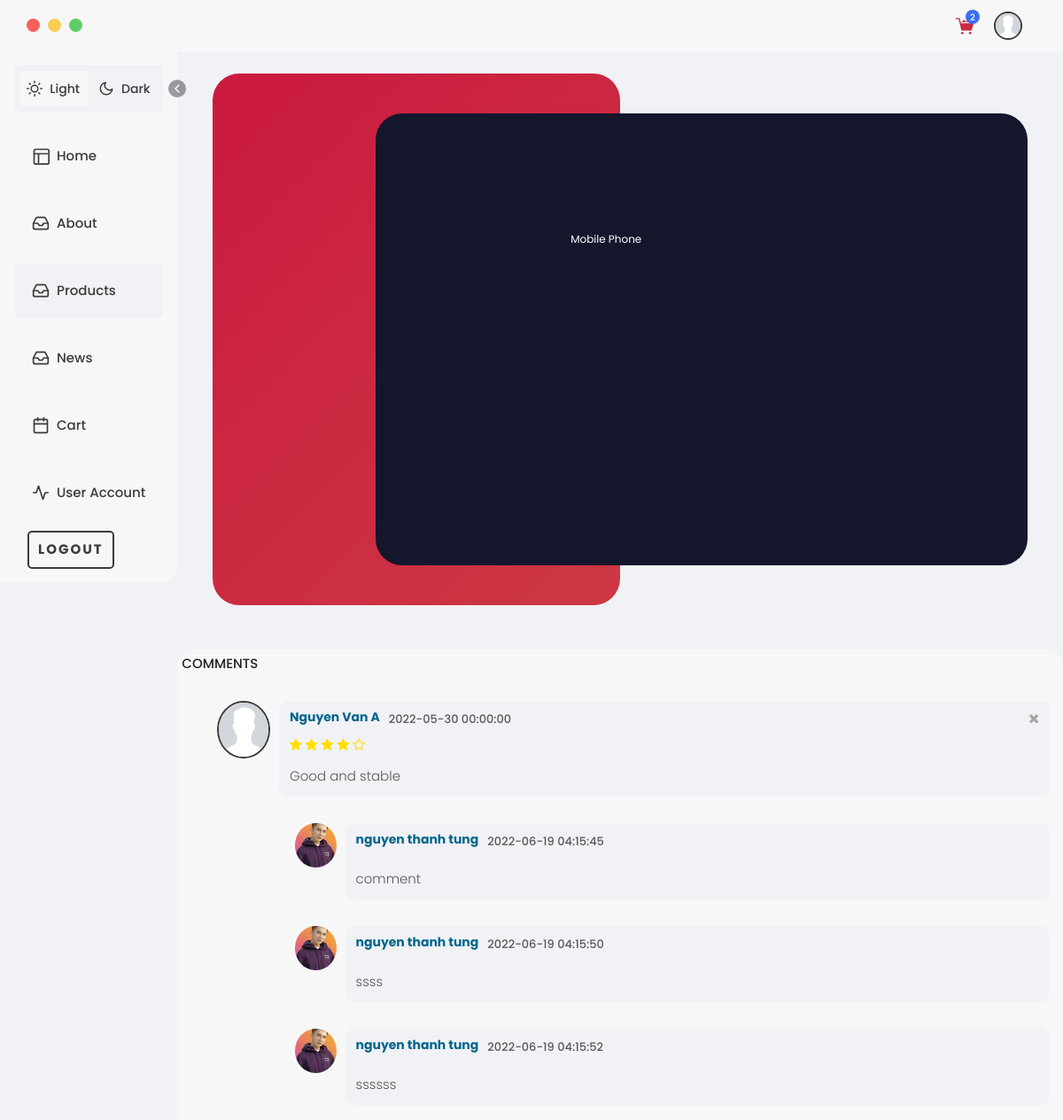
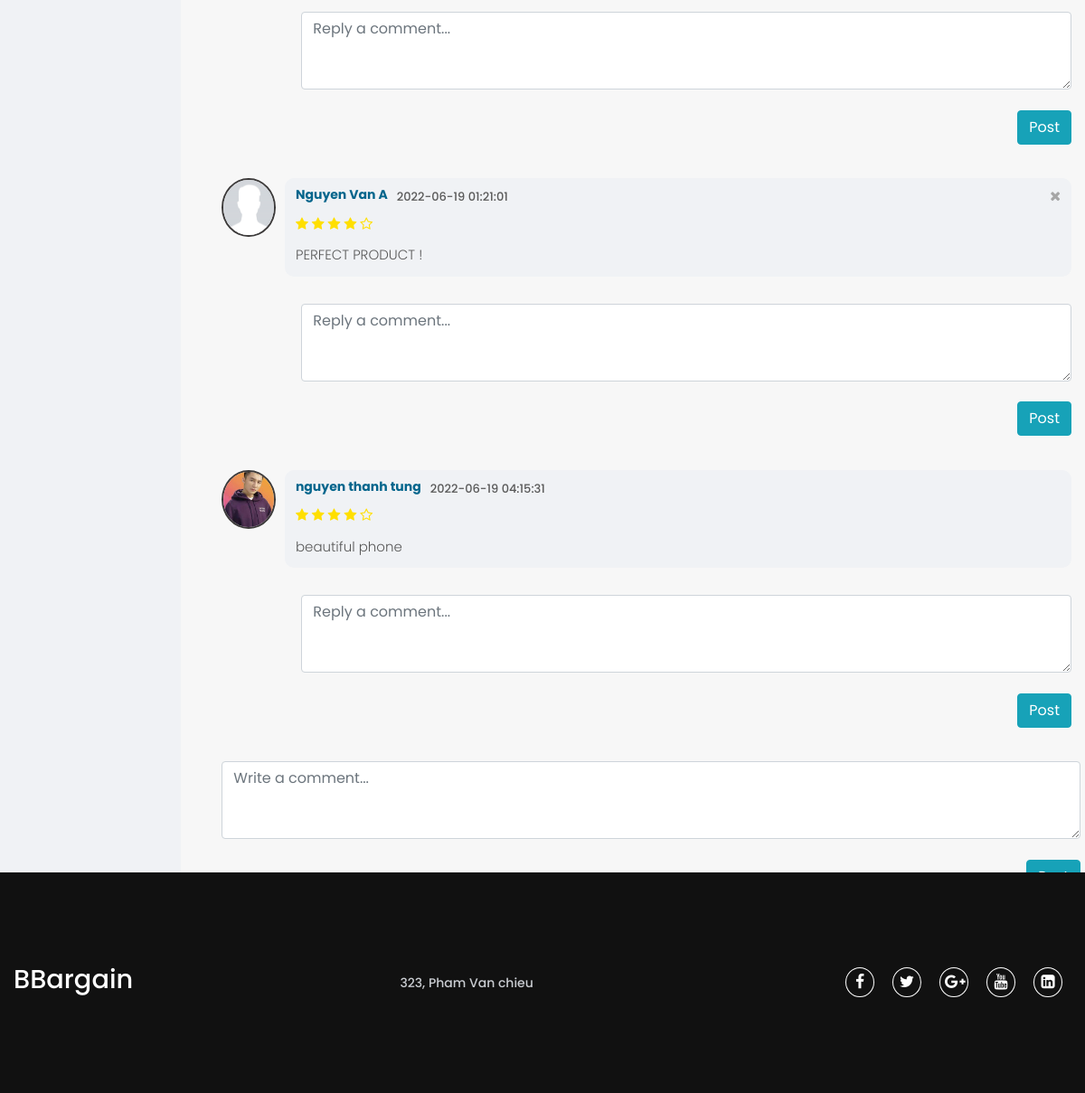
The page /main/product/info/1 (signed in) on the database its author committed (2 pictures, top to bottom).
### tables this page shows
CREATE TABLE `comment` (
  `id` int(11) NOT NULL,
  `date` datetime DEFAULT NULL,
  `block` tinyint(1) DEFAULT NULL,
  `content` varchar(10000) DEFAULT NULL,
  `news_id` int(11) DEFAULT NULL,
  `product_id` int(11) DEFAULT NULL,
  `user_id` int(11) DEFAULT NULL,
  `parent_comment` int(11) DEFAULT NULL
);

CREATE TABLE `user` (
  `id` int(11) NOT NULL,
  `email` varchar(255) DEFAULT NULL,
  `img` varchar(255) DEFAULT 'public/uploads/user/client.jpg',
  `name` varchar(255) DEFAULT NULL,
  `age` int(11) DEFAULT NULL,
  `location` varchar(255) DEFAULT NULL,
  `phone` varchar(10) DEFAULT NULL,
  `password` varchar(255) DEFAULT NULL
);

CREATE TABLE `company` (
  `id` int(11) NOT NULL,
  `name` varchar(255) DEFAULT NULL,
  `address` varchar(1000) DEFAULT NULL
);

### controllers/main/product.php (called while the page is built, shortened)
<?php
    class product {
        function info($id){
            $product_by_id = product_db::get_product_id($id);
            $comment = comment_db::get_comment_product($id);
            $arr = array();
            while($result = $comment -> fetch_assoc()){
                $arr_comment = array(
                    "comment_out" => $result,
                    "reply" => comment_db::get_reply_comment_product($result['id'])
                );
                array_push($arr, $arr_comment);
            }
            $data = array("all" => $arr, "info_product" => $product_by_id->fetch_assoc());
            render("product", "info", $data);
        }
    }
?>

### app.php (called while the page is built, shortened)
<?php
    class app {
        protected $page = "main";
        protected $controller = "home";
        protected $action = "index";
        function __construct() {
            $arr = $this -> url_split();
            if(isset($arr[0])) {
                if(file_exists("controllers/" . $arr[0] . "/")) {
                    $this -> page = $arr[0];
                } else {
                    $this -> page = "error";
                }
                unset($arr[0]);
            }
            if(isset($arr[1])) {
                if(file_exists("controllers/" . ($this -> page) . "/" . $arr[1] . ".php")) {
                    $this -> controller = $arr[1];
                } else {
                    $this -> controller = "error_page";
                }
                unset($arr[1]);
            }
            if(isset($arr[2])){
                if(method_exists( $this->controller , $arr[2])) {
                    $this -> action = $arr[2];
                }
                else {
                    $this -> page = "error";
                    $this -> controller = "error_page";
                    $this -> action = "error";
                    require_once "controllers/" . ($this -> page) . "/" . ($this -> controller) . ".php";
                }
                unset($arr[2]);
            }
            else {
                if($this -> page == "error" || $this -> controller == "error_page") {
                    $this -> action = "error";
                }
                unset($arr[2]);
            }
            $this -> params = (!empty($arr)) ? array_values($arr) :  [];
            $object = new $this->controller;
            call_user_func_array([$object, $this -> action],$this -> params);
        }
        function url_split(){
            if( isset($_GET["url"]) ){
                return explode("/", trim($_GET["url"], "/"));
            }
        }
    }
?>

### index.php (called while the page is built, shortened)
<?php
    require_once 'app.php';
    $myapp = new app();
?>

### models/product.php (called while the page is built, shortened)
<?php
    class product_db {
        static function get_product_id($id) {
            $db = getConnection();
            $result = $db->query("SELECT * FROM product WHERE id = $id");
            return $result;
        }
    }
?>

### models/comment.php (called while the page is built, shortened)
<?php
    class comment_db {
        static function get_comment_product($id)
        {
            $db = getConnection();
            $result = $db->query("SELECT
            comment.id AS id,
            comment.date AS date,
            comment.block AS block,
            comment.content AS content,
            comment.product_id AS product_id,
            comment.user_id AS user_id,
            product.name AS name_product,
            user.name AS name,
            user.img AS img,
            comment.parent_comment AS parent_comment
            FROM comment, user, product WHERE product_id = product.id AND user_id = user.id AND product_id = $id AND parent_comment IS NULL ORDER BY date");
            return $result;
        }
        static function get_reply_comment_product($id) {
            $db = getConnection();
            $result = $db->query("SELECT
            comment.id AS id,
            comment.date AS date,
            comment.block AS block,
            comment.content AS content,
            comment.product_id AS product_id,
            comment.user_id AS user_id,
            product.name AS name_product,
            user.name AS name,
            user.img AS img,
            comment.parent_comment AS parent_comment
            FROM comment, user, product WHERE product_id = product.id AND user_id = user.id AND parent_comment = $id");
            return $result;
        }
    }

### models/company.php (called while the page is built, shortened)
<?php
    class company_db {
        static function getAll()
        {
            $db = getConnection();
            $result = $db->query("SELECT * FROM company");
            return $result;
        }
    }

### views/main/product/info.php (the view, shortened to what this page needs)
<!DOCTYPE html>
<html lang="en">
<head>
    <link rel='stylesheet' href='https://cdnjs.cloudflare.com/ajax/libs/twitter-bootstrap/4.1.3/css/bootstrap.min.css'>
    <link rel="stylesheet" href="https://cdnjs.cloudflare.com/ajax/libs/normalize/5.0.0/normalize.min.css" />
    <link rel="stylesheet" href="https://cdnjs.cloudflare.com/ajax/libs/Swiper/4.3.5/css/swiper.min.css" />
    <link rel="stylesheet" href="/checkass_Web/public/css/style.css" />
    <link rel="stylesheet" href="/checkass_Web/public/css/grid.css" />
    <link rel="stylesheet" href="/checkass_Web/public/css/responsive.css" />
    <link rel="stylesheet" href="https://stackpath.bootstrapcdn.com/font-awesome/4.7.0/css/font-awesome.min.css">
</head>
<body class="light-mode">
    <?php require_once 'views/main/layout.php'; ?>
    <div style="overflow: auto;"class="content-wrapper">
                    <div class="header-wrapper">
                        <div class="content">
                            <div class="product-img-slider">
                            </div>
                            <div class="product-slider">
                                <div class="product-slider__wrp swiper-wrapper">
                                    <div class="product-slider__item swiper-slide" data-target="img3">
                                        <div class="product-slider__card">
                                            <div class="product-slider__content">
                                                <h1 class="product-slider__title">
                                                <?php echo $info_product['name']?> <br />
                                                <h3 class="small"><?php if($info_product['category_id'] == 1){ echo "Mobile Phone";} else { echo "laptop";}?></h3>
                                                </h1>
                                            </div>
                                        </div>
                                    </div>
                                </div>
                            </div>
                        </div>
                    </div>
                    <div class="comments-container">
                        <p style=" margin-bottom: 8px;">COMMENTS</p>
                        <ul id="comments-list" class="comments-list">
                    <?php
                        foreach($all as $value) {
                            echo '
                                <li>
                                    <div class="comment-main-level">
                                        <div class="comment-avatar"><img class="profile-img" src="' . '/' . 'checkass_Web' . '/' . $value['comment_out']['img'] . '"' .'alt=""></div>
                                        <div class="comment-box">
                                            <div class="comment-head">
                                                <h6 class="comment-name by-author"><a>' . $value['comment_out']['name'] . '</a></h6>
                                                <span>' . $value['comment_out']['date'] . '</span>';
                                                if(isset($_SESSION['id'])) {
                                                    if($value['comment_out']['user_id'] == $_SESSION['id']) {
                                                        echo '<a onclick="return confirm('; echo "'" . 'Bạn có muốn xóa bình luận?' . "'";   echo ')" href="/checkass_Web/main/product/delete_comment/' . $_SESSION['id'] . '/'. $info_product['id']. '" style="text-decoration:none;">' . '<i class="fa fa-times"></i></a>';
                                                    }
                                                }
                                            echo '
                                            </div>
                                            <div class="star-rating">
                                                <i class="fa fa-star checked"></i>
                                                <i class="fa fa-star checked"></i>
                                                <i class="fa fa-star checked"></i>
                                                <i class="fa fa-star checked"></i>
                                                <i class="fa fa-star-o not-checked"></i>
                                            </div>
                                            <div class="comment-content">
                                            ' . $value['comment_out']['content'] . '
                                            </div>
                                        </div>
                                    </div>
                                    <ul class="comments-list reply-list">';
                                    while($reply = $value['reply'] -> fetch_assoc()) {
                                        echo '
                                        <li>
                                            <div class="comment-avatar"><img src="' . '/' . 'checkass_Web' . '/' . $reply['img'] . '"' .'alt=""></div>
                                            <div class="comment-box">
                                                <div class="comment-head">
                                                    <h6 class="comment-name"><a>' . $reply['name'] . '</a></h6>
                                                    <span>' . $reply['date'] . '</span>';
                                                echo '
                                                </div>
                                                <div class="comment-content">
                                                    ' . $reply['content'] . '
                                               </div>
                                            </div>
                                        </li>';
                                    }
                            echo '
                                        <div id="reply_p_' . $value['comment_out']['id']. '"' .' class = "reply_box">
                                            <textarea id="content_p_' . $value['comment_out']['id']. '"' . ' class="form-control" placeholder="Reply a comment..." rows="3"></textarea>
                                            <br>
                                            <button type="button" class="btn btn-info pull-right reply-btn" data-pid='. $info_product['id'] . ' data-uid=';
                                                if(isset($_SESSION['id'])){ echo $_SESSION['id'];} else {echo -1;};
                                                echo ' data-parent_comment= ' . $value['comment_out']['id'] . ' data-user_name = "';
                                                if(isset($_SESSION['name'])){ echo $_SESSION['name'];} else {echo 'none';}
                                                echo '"' . ' data-user_img = "';
                                                if(isset($_SESSION['img'])){ echo $_SESSION['img'];} else {echo 'none';}
                                                echo '"' . '>Post</button>
                                        </div>
                                    </ul>
                                </li><br>';
                        }
                    ?>
                            <div id="write-p" class="write-box">
                                <textarea id="content_p_write" class="form-control" placeholder="Write a comment..." rows="3"></textarea>
                                <br>
                                <button id = "btn-write" type="button" class="btn btn-info pull-right"
                                data-pid="<?php echo $info_product['id'];?>"
                                data-uid="<?php if(isset($_SESSION['id'])){ echo $_SESSION['id'];} else {echo -1;};?>"
                                data-user_name="<?php if(isset($_SESSION['name'])){ echo $_SESSION['name'];} else {echo 'none';};?>"
                                data-user_img="<?php if(isset($_SESSION['img'])){ echo $_SESSION['img'];} else {echo 'none';};?>"
                                >Post</button>
                            </div>
                        </ul>
                    </div>
            </div>
        </div>
        <?php      include_once('views/main/footer.php');   ?>
</body>
</html>

### views/main/footer.php
<footer>
   <div class="footer-content">
      <?php
         require_once 'models/company.php';
         $company = company_db::getAll()->fetch_assoc();
      ?>
      <h3><?php echo $company['name']?></h3>
      <p><?php echo $company['address'];?></p>
      <ul class="socials">
         <li><a href="#"><i class="fa fa-facebook"></i></a></li>
         <li><a href="#"><i class="fa fa-twitter"></i></a></li>
         <li><a href="#"><i class="fa fa-google-plus"></i></a></li>
         <li><a href="#"><i class="fa fa-youtube"></i></a></li>
         <li><a href="#"><i class="fa fa-linkedin-square"></i></a></li>
       </ul>
   </div>
</footer>

### public/css/responsive.css (style rules this page uses)
.content-wrapper { flex-wrap: nowrap; }

### rows shown on the page
comment: user.img (picture), user.name "Nguyen Van A", date "2022-05-30 00:00:00", content "Good and stable", id "Reply a comment..."
comment: user.img (picture), user.name "nguyen thanh tung", date "2022-06-19 04:15:45", content "comment"
comment: user.img (picture), user.name "nguyen thanh tung", date "2022-06-19 04:15:50", content "ssss"
comment: user.img (picture), user.name "nguyen thanh tung", date "2022-06-19 04:15:52", content "ssssss"
comment: user.img (picture), user.name "Nguyen Van A", date "2022-06-19 01:21:01", content "PERFECT PRODUCT !", id "Reply a comment..."
comment: user.img (picture), user.name "nguyen thanh tung", date "2022-06-19 04:15:31", content "beautiful phone", id "Reply a comment..."
company: name "BBargain", address "323, Pham Van chieu"

### other values the page prints
$i "2"
